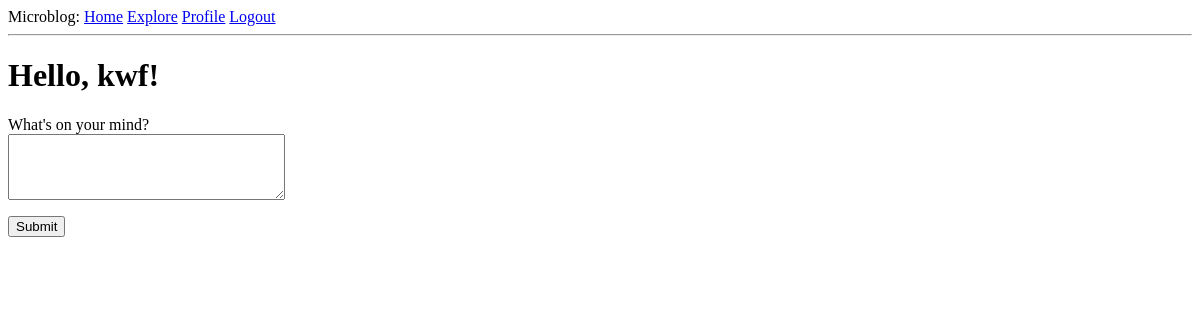
The page /index (signed in) on the database as committed earlier.
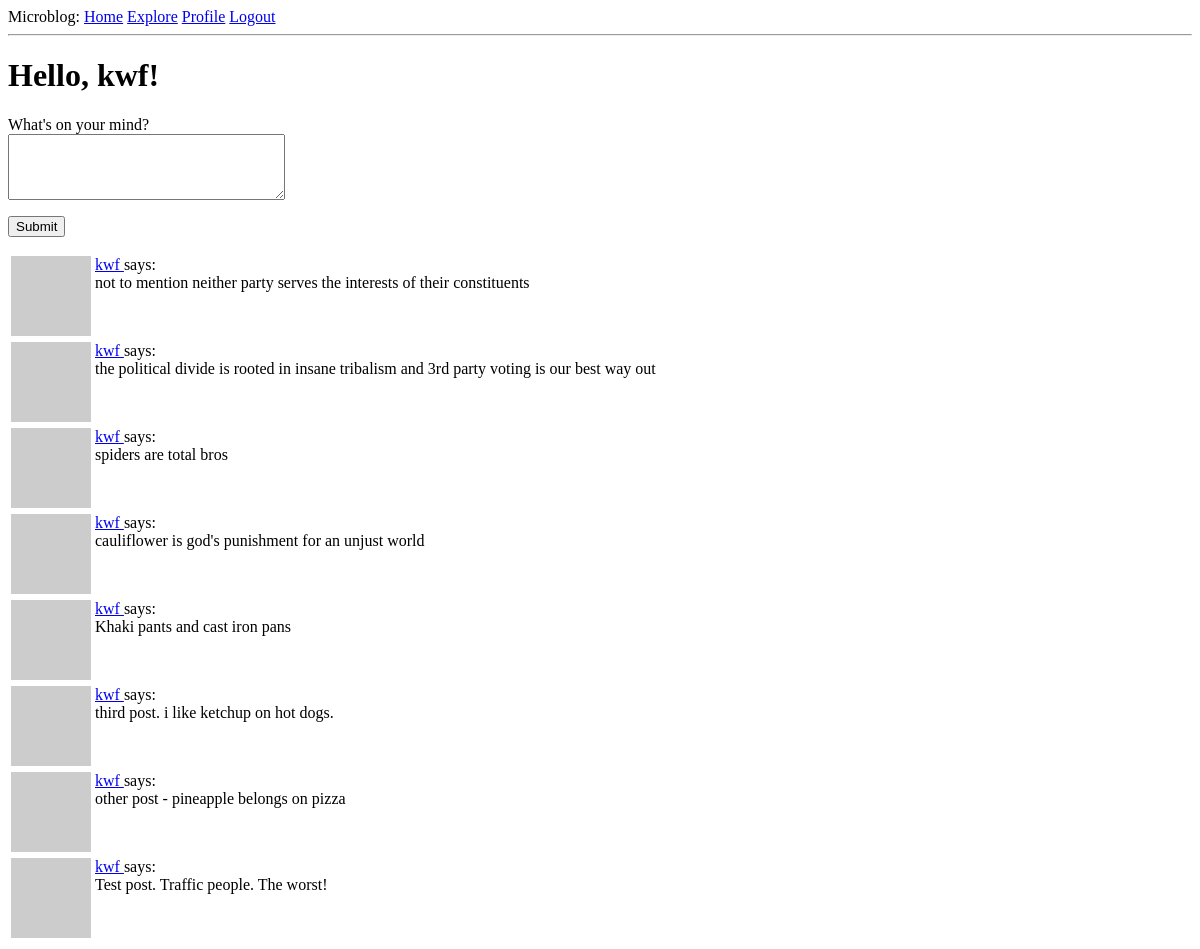
The same page on the database as committed later.
### app/models.py (models this page shows, shortened)
class User(UserMixin, db.Model):
    id = db.Column(db.Integer, primary_key=True)
    username = db.Column(db.String(64), index=True, unique=True)
    email = db.Column(db.String(120), index=True, unique=True)
    password_hash = db.Column(db.String(128))
    posts = db.relationship('Post', backref='author', lazy='dynamic')
    about_me = db.Column(db.String(140))
    last_seen = db.Column(db.DateTime, default=datetime.utcnow)
    def avatar(self,size):
        digest = md5(self.email.lower().encode('utf-8')).hexdigest()
        return f'https://www.gravatar.com/avatar/{digest}?d=identicon&s={size}'
    followed = db.relationship(
        'User', secondary=followers,
        primaryjoin=(followers.c.follower_id == id),
        secondaryjoin=(followers.c.followed_id == id),
        backref=db.backref('followers', lazy='dynamic'), lazy='dynamic')
    def followed_posts(self):
        followed = Post.query.join(followers, (followers.c.followed_id == Post.user_id)).filter(followers.c.follower_id == self.id)
        own = Post.query.filter_by(user_id=self.id)
        return followed.union(own).order_by(Post.timestamp.desc())

class Post(db.Model):
    id = db.Column(db.Integer, primary_key=True)
    body = db.Column(db.String(140))
    timestamp = db.Column(db.DateTime, index=True, default=datetime.utcnow)
    user_id = db.Column(db.Integer, db.ForeignKey('user.id'))

### app/routes.py (the view)
@app.route('/', methods=['GET', 'POST'])
@app.route('/index', methods=['GET', 'POST'])
@login_required #goes after the @app.route()?
def index(): #because the base page of websites is conventionally index.html? No! it's the '/'
    form = PostForm()
    if form.validate_on_submit():
        post = Post(body=form.post.data, author=current_user)
        db.session.add(post)
        db.session.commit()
        flash('Your post is now live!')
        return redirect(url_for('index'))
    posts = current_user.followed_posts().all()
    page = request.args.get('page', 1, type=int)
    posts = current_user.followed_posts().paginate(
        page, app.config['POSTS_PER_PAGE'], False)
    next_url = url_for('index', page=posts.next_num) if posts.has_next else None
    prev_url = url_for('index', page=posts.prev_num) if posts.has_prev else None
    return render_template('index.html', title='Home', form=form, posts=posts.items, next_url=next_url, prev_url=prev_url)

### app/forms.py
class PostForm(FlaskForm):
    post = TextAreaField("What's on your mind?", validators=[DataRequired(),Length(min=1, max=140)])
    submit = SubmitField('Submit')

### app/models.py (called while the page is built)
@login.user_loader
def load_user(id):
    return User.query.get(int(id))

### app/routes.py (called while the page is built)
@app.before_request
def before_request():
    if current_user.is_authenticated:
        current_user.last_seen = datetime.utcnow()
        db.session.commit()#don't need db.session.add - done separately in the user loader

### app/templates/index.html (shortened to what this page needs)
{% extends "base.html" %}
{% block content %}
    <h1>Hello, {{ current_user.username }}!</h1>
    {% if form %}
    <form action="" method="post">
        <p>
            {{ form.post.label }}<br>
            {{ form.post(cols=32, rows=4) }}<br>
        </p>
        <p>
            {{ form.submit() }}
        </p>
    </form>
    {% endif %}
    {% for post in posts %}
        {% include '_post.html' %}
    {% endfor %}
{% endblock %}

### app/templates/base.html (shortened to what this page needs)
<html>
    <head>
    </head>
    <body>
        <div>
            Microblog:
            <a href={{ url_for('index') }}>Home</a>
            {% if current_user.is_anonymous %}
            <a href={{ url_for('login') }}>Login</a>
            {% else %}
            <a href={{ url_for('explore') }}>Explore</a>
            <a href={{ url_for('user', username=current_user.username) }}>Profile</a>
            <a href={{ url_for('logout') }}>Logout</a>
            {% endif %}
        </div>
        <hr>
        {% block content %}{% endblock %}
    </body>
</html>

### app/templates/_post.html
    <table>
        <tr valign="top">
            <td><img src="{{ post.author.avatar(36) }}" alt=""></td>
            <td>
                <a href="{{ url_for('user', username=post.author.username) }}">
                {{ post.author.username }}
                </a>
                says:<br>{{ post.body }}
            </td>
        </tr>
    </table>

Rows that differ between the two databases and show on the page:
added Post: author.username "kwf", body "not to mention neither party serves the interests of their constituents"
added Post: author.username "kwf", body "the political divide is rooted in insane tribalism and 3rd party voting is our best way out"
added Post: author.username "kwf", body "spiders are total bros"
added Post: author.username "kwf", body "cauliflower is god's punishment for an unjust world"
added Post: author.username "kwf", body "Khaki pants and cast iron pans"
added Post: author.username "kwf", body "third post. i like ketchup on hot dogs."
added Post: author.username "kwf", body "other post - pineapple belongs on pizza"
added Post: author.username "kwf", body "Test post. Traffic people. The worst!"
